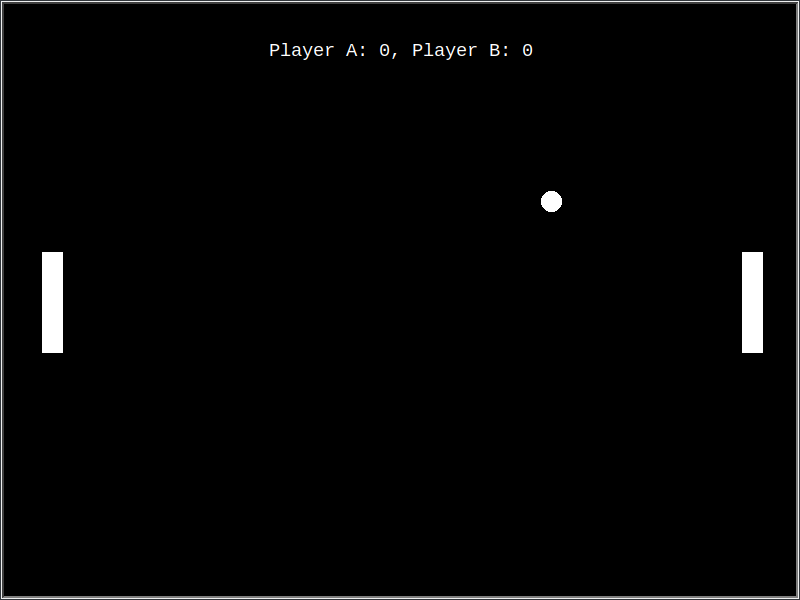

The Python source for this figure:
import time
import random
import turtle

# Window creation and setup
SCREEN_WIDTH = 800
SCREEN_HEIGHT = 600
# Create a window to show the game
window = turtle.Screen()
window.title("Pong Game")
# Set the backgroud color
window.bgcolor("black")
window.setup(width=SCREEN_WIDTH, height=SCREEN_HEIGHT)
window.tracer(0)

# Game setup
PLAYER_SIZE = 5
PLAYER_START_X = 350
PLAYER_START_Y = 0
PLAYER_SPEED = 10
UP = 1
DOWN = -1
BALL_SPEED = 1
PLAYER_WIDTH = 20
PLAYER_HEIGHT = PLAYER_WIDTH * PLAYER_SIZE
BALL_DIAMETER = 20
DISTANCE_TO_COLLISION = (PLAYER_WIDTH + BALL_DIAMETER) / 2

gameIsRunning = False
score_a = 0
score_b = 0
score_text = "Player A: {}, Player B: {}"

# Player A
player_a = turtle.Turtle()
# Turn off animation and go as fast as possible
player_a.speed(0)
player_a.shape("square")
player_a.shapesize(stretch_wid=PLAYER_SIZE, stretch_len=1)
player_a.color("white")
player_a.penup()
player_a.goto(-PLAYER_START_X, PLAYER_START_Y)

# Player B
player_b = turtle.Turtle()
# Turn off animation and go as fast as possible
player_b.speed(0)
player_b.shape("square")
player_b.shapesize(stretch_wid=PLAYER_SIZE, stretch_len=1)
player_b.color("white")
player_b.penup()
player_b.goto(PLAYER_START_X, PLAYER_START_Y)

# Player A starts
startingPlayer = player_a

# Ball
ball = turtle.Turtle()
# Turn off animation and go as fast as possible
ball.speed(0)
ball.shape("circle")
ball.color("white")
ball.penup()
# Start with player_a
ball.goto(startingPlayer.xcor() + DISTANCE_TO_COLLISION, PLAYER_START_Y)
# Movement speed
ball.dy = BALL_SPEED * random.choice([-1, 1])
ball.dx = BALL_SPEED

pen = turtle.Turtle()
pen.speed(0)
pen.hideturtle()
pen.color("white")
pen.penup()
pen.goto(0, round(SCREEN_HEIGHT * 0.8 / 2))
pen.write(score_text.format(score_a, score_b), align="center", font=("courier", 14, "normal"))

# Movements
def playerAUp():
	playerMove(player_a, direction=UP)

def playerADown():
	playerMove(player_a, direction=DOWN)

def playerBUp():
	playerMove(player_b, direction=UP)

def playerBDown():
	playerMove(player_b, direction=DOWN)

def playerMove(player, direction=UP):
	if (-SCREEN_HEIGHT < 2 * player.ycor() - PLAYER_HEIGHT and direction == DOWN) or (2 * player.ycor() + PLAYER_HEIGHT < SCREEN_HEIGHT and direction == UP):
		y = player.ycor()
		y += PLAYER_SPEED * direction
		player.sety(y)

def startGame():
	global gameIsRunning
	gameIsRunning = True

window.listen()
window.onkeypress(playerAUp, "w")
window.onkeypress(playerADown, "s")
window.onkeypress(playerBUp, "Up")
window.onkeypress(playerBDown, "Down")
window.onkeypress(startGame, "space")

def checkCollision(ball, player1):
	return abs(player1.xcor()) - abs(ball.xcor()) == DISTANCE_TO_COLLISION and player1.ycor() - PLAYER_HEIGHT / 2 <= ball.ycor() <= player1.ycor() + PLAYER_HEIGHT / 2

def sign(x):
	if x >= 0:
		return 1
	else:
		return -1

# Main loop
while True:
	if gameIsRunning:
		ball.setx(ball.xcor() + ball.dx)
		ball.sety(ball.ycor() + ball.dy)

		# Border check Y
		if abs(ball.ycor()) >= (SCREEN_HEIGHT - BALL_DIAMETER) / 2:
			ball.dy *= -1

		if abs(ball.xcor()) - DISTANCE_TO_COLLISION >= SCREEN_WIDTH / 2:
			# Ball went outside the screen
			if ball.xcor() < 0:
				# Player B won!
				startingPlayer = player_a
				score_b += 1
			else:
				# Player A won
				startingPlayer = player_b
				score_a += 1
			ball.goto(startingPlayer.xcor() - DISTANCE_TO_COLLISION * sign(ball.xcor()), startingPlayer.ycor())
			pen.clear()
			pen.write(score_text.format(score_a, score_b), align="center", font=("courier", 14, "normal"))
			gameIsRunning = False
			ball.dx *= -1
			ball.dy *= random.choice([-1, 1])

		elif checkCollision(ball, player_a) or checkCollision(ball, player_b):
			ball.dx *= -1
	else:
		ball.sety(startingPlayer.ycor())
	window.update()
	time.sleep(0.004)
